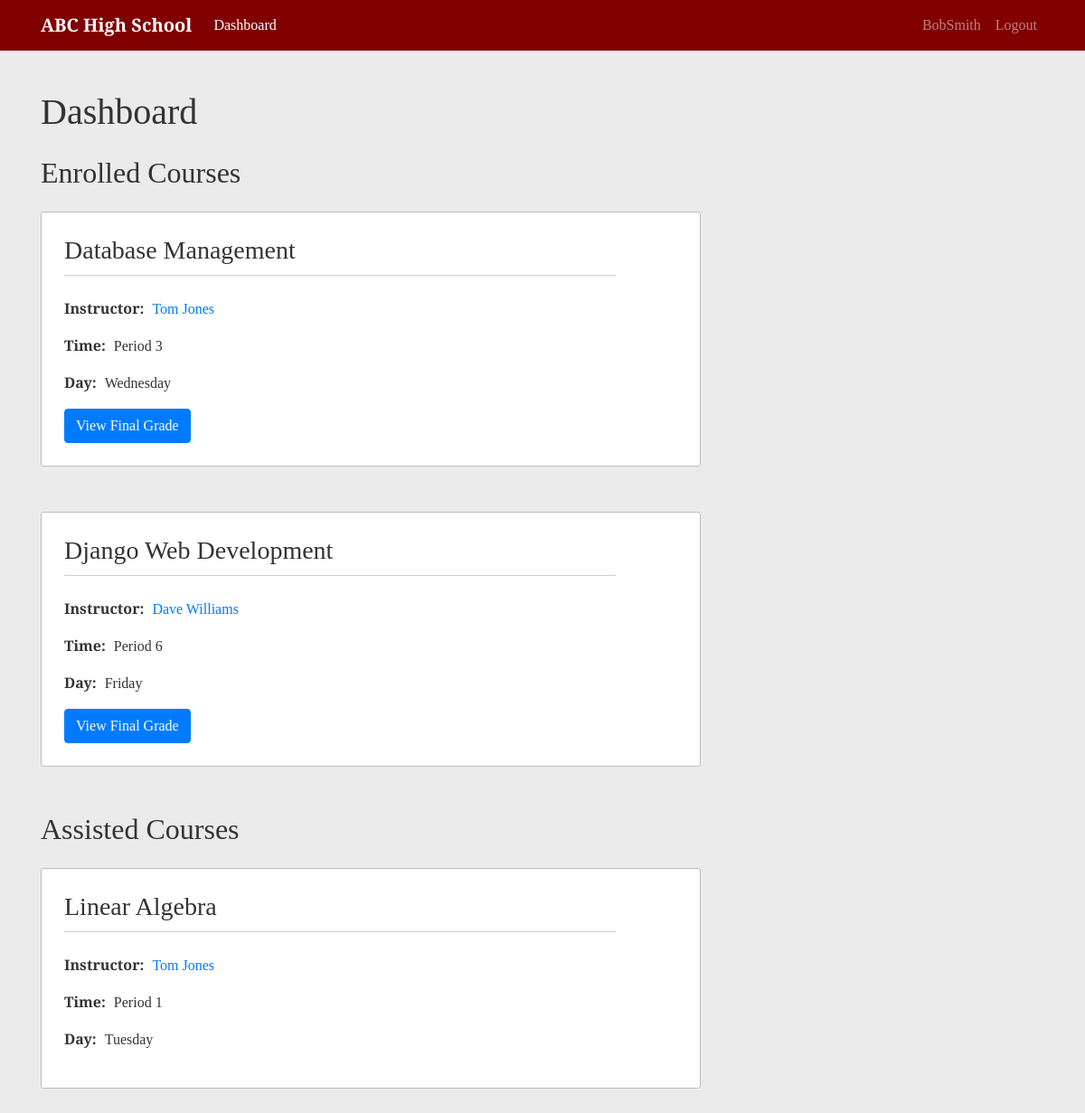
/dashboard/BobSmith/ (signed in), run on the app's committed database.
### school/models.py (models this page shows, shortened)
class Course(models.Model):
    ONE = '1'
    TWO = '2'
    THREE = '3'
    FOUR = '4'
    FIVE = '5'
    SIX = '6'
    TIME_CHOICES = [
        (ONE, 'Period 1'),
        (TWO, 'Period 2'),
        (THREE, 'Period 3'),
        (FOUR, 'Period 4'),
        (FIVE, 'Period 5'),
        (SIX, 'Period 6')
    ]
    MONDAY = 'MO'
    TUESDAY = 'TU'
    WEDNESDAY = 'WE'
    THURSDAY = 'TH'
    FRIDAY = 'FR'
    DAY_CHOICES = [
        (MONDAY, 'Monday'),
        (TUESDAY, 'Tuesday'),
        (WEDNESDAY, 'Wednesday'),
        (THURSDAY, 'Thursday'),
        (FRIDAY, 'Friday')
    ]
    course_name = models.CharField(max_length=255)
    instructor = models.ForeignKey(Instructor, null=True, on_delete=models.SET_NULL)
    time = models.CharField(max_length=1, blank=True, choices=TIME_CHOICES)
    day = models.CharField(max_length=2, blank=True, choices=DAY_CHOICES)

### users/models.py (models this page shows)
class Instructor(models.Model):
    user = models.OneToOneField(User, on_delete=models.CASCADE, primary_key=True)
    start_date = models.DateField()
    office_number = models.CharField(max_length=10, blank=True)
    office_phone_number = models.CharField(max_length=20, blank=True)
    def __str__(self):
        return f'{self.user.first_name} {self.user.last_name}'

### school/views.py (the view)
# urls.py: path('dashboard/<str:username>/', DashboardListView.as_view(), name='user-dashboard'),
class DashboardListView(LoginRequiredMixin, UserPassesTestMixin, ListView):
    model = Course
    template_name = 'school/dashboard.html'
    context_object_name = 'courses'
    def get_queryset(self):
        user = get_object_or_404(User, username=self.kwargs.get('username'))
        queryset = {}
        student = Student.objects.filter(user=user).first()
        if student:
            enrollments = EnrolledIn.objects.filter(student=student).values('course')
            queryset['enrolled_courses'] = Course.objects.filter(id__in=enrollments)
            assists = AssistsIn.objects.filter(student=student).values('course')
            queryset['assisted_courses'] = Course.objects.filter(id__in=assists)
        instructor = Instructor.objects.filter(user=user).first()
        if instructor:
            queryset['taught_courses'] = Course.objects.filter(instructor=instructor)
        return queryset
    def test_func(self):
        dashboard_user = self.kwargs.get('username')
        if (self.request.user.username == dashboard_user):
            return True
        return False

### school/templates/school/dashboard.html (shortened to what this page needs)
{% extends "school/content.html" %}
{% block content %}
  <h1 class="mb-4">Dashboard</h1>
  {% if courses.enrolled_courses %}
    <h2 class="mb-4">Enrolled Courses</h2>
    {% for course in courses.enrolled_courses %}
      <article class="content-section">
        <h3 class="content-title"><a class="title-link" href="{% url 'course-detail' course.id %}">{{ course.course_name }}</a></h3>
        <p>
          <span class="data-title">Instructor:</span>
          <span class="data-content"><a href="{% url 'profile' course.instructor.user %}">{{ course.instructor }}</a></span>
        </p>
        <p>
          <span class="data-title">Time:</span>
          <span class="data-content">{{ course.get_time_display }}</span>
        </p>
        <p>
          <span class="data-title">Day:</span>
          <span class="data-content">{{ course.get_day_display }}</span>
        </p>
        <a class="btn btn-primary" href="{% url 'final-grade' course.id %}">View Final Grade</a>
      </article>
    {% endfor %}
  {% endif %}
  {% if courses.assisted_courses %}
    <h2 class="mb-4">Assisted Courses</h2>
    {% for course in courses.assisted_courses %}
      <article class="content-section">
        <h3 class="content-title"><a class="title-link" href="{% url 'course-detail' course.id %}">{{ course.course_name }}</a></h3>
        <p>
          <span class="data-title">Instructor:</span>
          <span class="data-content"><a href="{% url 'profile' course.instructor.user %}">{{ course.instructor }}</a></span>
        </p>
        <p>
          <span class="data-title">Time:</span>
          <span class="data-content">{{ course.get_time_display }}</span>
        </p>
        <p>
          <span class="data-title">Day:</span>
          <span class="data-content">{{ course.get_day_display }}</span>
        </p>
      </article>
    {% endfor %}
  {% endif %}
{% endblock content %}

### school/templates/school/base.html (shortened to what this page needs)
{% load static %}
<!DOCTYPE html>
<html lang="en">
  <head>
    <link rel="stylesheet" href="https://stackpath.bootstrapcdn.com/bootstrap/4.3.1/css/bootstrap.min.css">
    <link rel="stylesheet" href="https://cdnjs.cloudflare.com/ajax/libs/datepicker/0.6.5/datepicker.min.css" />
    <link rel="stylesheet" href="{% static 'school/main.css' %}">
  </head>
  <body>
    <nav class="navbar navbar-expand-md navbar-dark fixed-top">
      <div class="container">
        <a class="navbar-brand" href="/">ABC High School</a>
        <div class="collapse navbar-collapse" id="navbarCollapse">
          <div class="navbar-nav mr-auto">
            {% if user.is_authenticated %}
              <a class="nav-item nav-link {% if request.resolver_match.url_name == 'user-dashboard' %}active{% endif %}" href="{% url 'home' %}">Dashboard</a>
            {% else %}
              <a class="nav-item nav-link {% if request.resolver_match.url_name == 'home' %}active{% endif %}" href="{% url 'home' %}">Home</a>
            {% endif %}
          </div>
          <div class="navbar-nav">
            {% if user.is_authenticated %}
              <a class="nav-item nav-link {% if request.resolver_match.url_name == 'profile' and user.username == kwargs.username %}active{% endif %}" href="{% url 'profile' user.username %}">{{ user }}</a>
              <a class="nav-item nav-link" href="{% url 'logout' %}">Logout</a>
            {% else %}
              <a class="nav-item nav-link {% if request.resolver_match.url_name == 'login' %}active{% endif %}" href="{% url 'login' %}">Sign In</a>
            {% endif %}
          </div>
        </div>
      </div>
    </nav>
    <div class="container main-body">
      {% block display %}{% endblock display %}
    </div>
  </body>
</html>

### school/static/school/main.css (style rules this page uses)
body { background: #ebebeb; color: #333333; margin-top: 5rem; font-family: 'Arvo', serif; }
.navbar { background-color: #800000; }
.navbar-brand { font-weight: 700; }
.main-body { margin-top: 100px; margin-bottom: 60px; }
.content-section { background-color:#ffffff; border: 1px solid #bebebe; border-radius: 3px; padding: 25px; margin-bottom: 50px; }
.content-title { border-bottom: 1px solid #cfcfcf; padding-bottom: 10px; margin-bottom: 24px; width: 90%; }
.title-link { color: #333333; }
.data-title { font-weight: 700; margin-right: 5px; }
.data-content { display: inline-block; }

### data on the page
Course: course_name "Database Management", instructor "Tom Jones", time "Period 3", day "Wednesday"
Course: course_name "Django Web Development", instructor "Dave Williams", time "Period 6", day "Friday"
Course: course_name "Linear Algebra", instructor "Tom Jones", time "Period 1", day "Tuesday"

### other printed values
{{ user }} "BobSmith"
